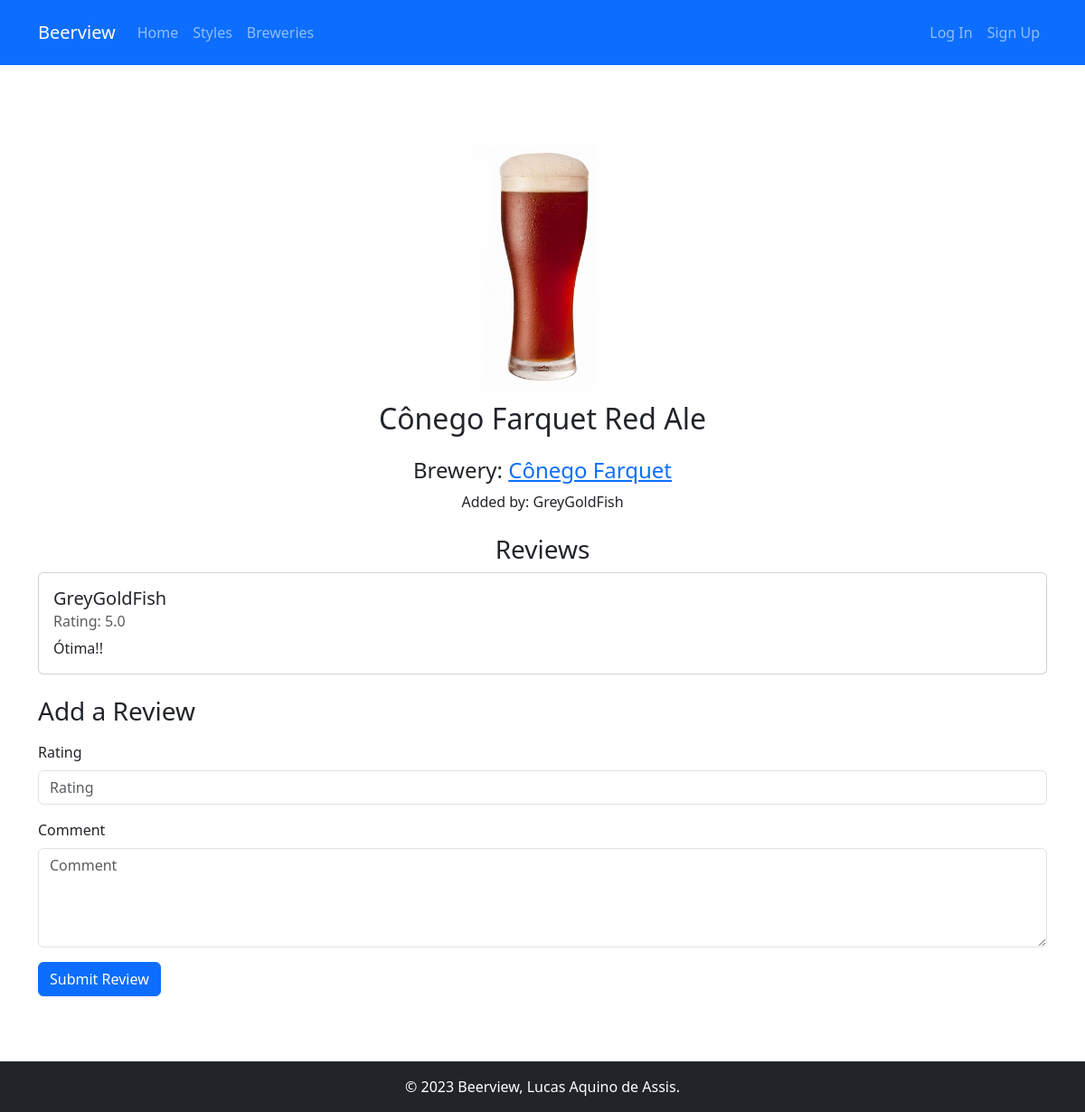
/beer/1/, run on an earlier commit of the app's database.
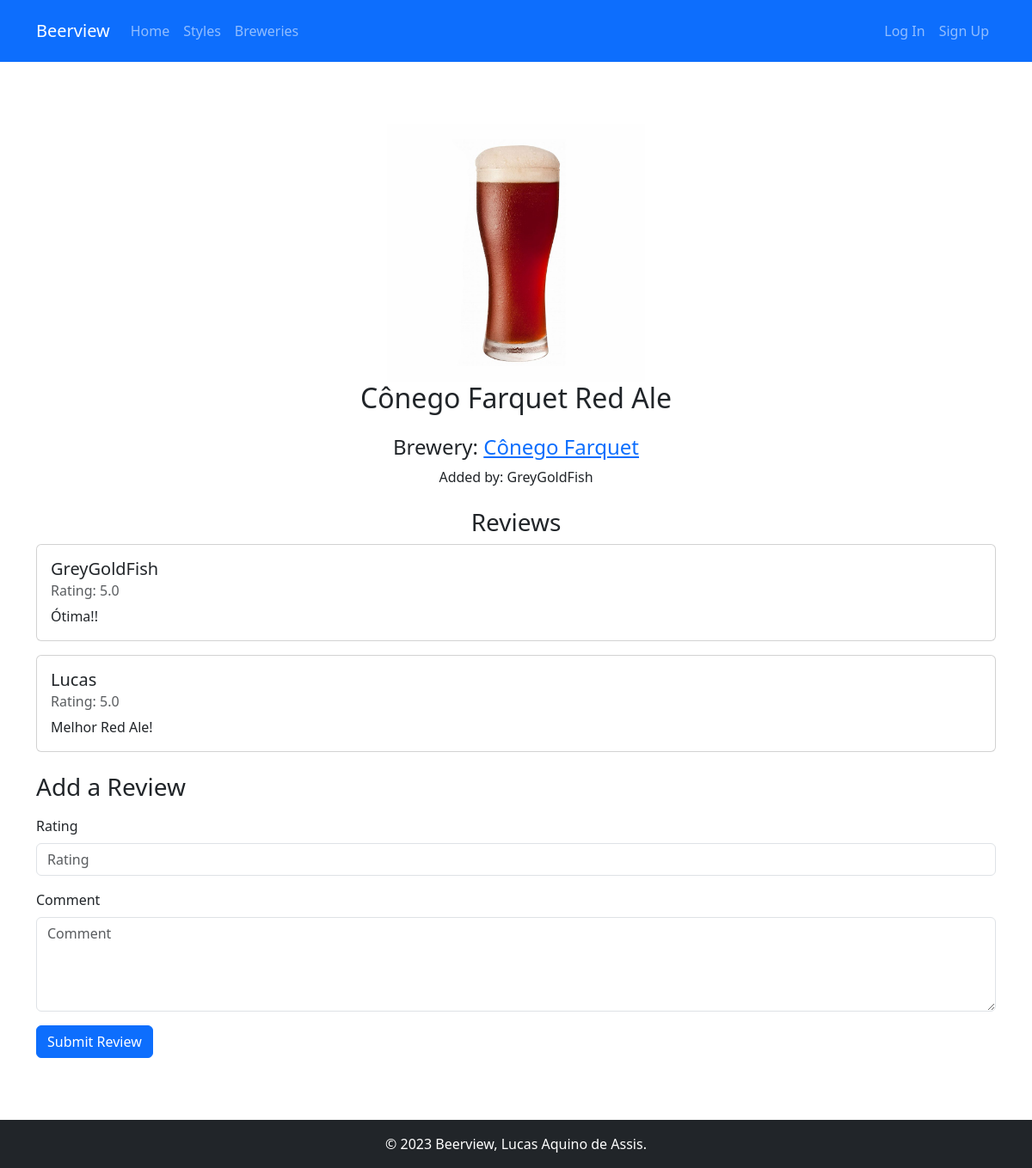
And on a later commit of the database.
### beerview/models.py (models this page shows, shortened)
class Beer(models.Model):
    name = models.CharField(max_length=200)
    picture = models.ImageField(upload_to='beers/pictures/')
    brewery = models.ForeignKey(
        Brewery,
        on_delete=models.CASCADE,
        related_name="beers"
    )
    user = models.ForeignKey(
        'auth.User',
        on_delete=models.SET_NULL,
        null=True
    )
    style = models.ForeignKey(
        BeerStyle,
        on_delete=models.SET_NULL,
        null=True,
        related_name="beers"
    )
    abv = models.DecimalField(
        _("ABV"),
        max_digits=3,
        decimal_places=1,
        help_text=_("Alcohol By Volume"),
        validators=[MinValueValidator(Decimal('0.00'))]
    )
    ibu = models.PositiveIntegerField(
        _("IBU"),
        null=True,
        blank=True,
        help_text=_("International Bitterness Units")
    )
    srm = models.PositiveIntegerField(
        _("SRM"),
        null=True,
        blank=True,
        help_text=_("Standard Reference Method - color")
    )
    description = models.TextField(blank=True)

class Brewery(models.Model):
    name = models.CharField(max_length=255)
    picture = models.ImageField(upload_to='breweries/pictures/')
    address = models.OneToOneField(
        Address,
        on_delete=models.CASCADE
    )
    user = models.ForeignKey(
        'auth.User',
        on_delete=models.SET_NULL,
        null=True
    )
    class Meta:
        verbose_name_plural = "breweries"

class Review(models.Model):
    date_created = models.DateTimeField(auto_now_add=True)
    beer = models.ForeignKey(
        Beer,
        on_delete=models.CASCADE,
        related_name="reviews"
    )
    user = models.ForeignKey(
        'auth.User',
        on_delete=models.SET_NULL,
        null=True
    )
    rating = models.DecimalField(
        max_digits=2,
        decimal_places=1,
        validators=[
            MinValueValidator(Decimal('0.00')),
            MaxValueValidator(Decimal('5.00'))
            ]
    )
    comment = models.TextField()

### beerview/views.py (the view)
# urls.py: path('beer/<int:beer_id>/', views.beer_details, name='beer_details'),
def beer_details(request, beer_id):
    beer = get_object_or_404(Beer, pk=beer_id)
    reviews = beer.reviews.all()
    if request.method == "POST":
        form = ReviewForm(request.POST)
        if form.is_valid():
            review = form.save(commit=False)
            review.beer = beer
            review.user = request.user  # Assuming the user is authenticated
            review.save()
            return redirect('beer_details', beer_id=beer.id)
    else:
        form = ReviewForm()
    return render(request, 'beerview/beer_details.html', {'beer': beer, 'reviews': reviews, 'form': form})

### beerview/forms.py (shortened to what this page needs)
class ReviewForm(forms.ModelForm):
    class Meta:
        model = Review
        fields = ['rating', 'comment']
        widgets = {
            'rating': forms.NumberInput(attrs={
                'step': '0.1',
                'min': '0',
                'max': '5',
                'class': 'form-control',  # Bootstrap class
            }),
            'comment': forms.Textarea(attrs={
                'rows': 4,
                'cols': 40,
                'class': 'form-control'  # Bootstrap class
            }),
        }

### beerview/templates/beerview/beer_details.html (shortened to what this page needs)
{% extends 'base_generic.html' %}
{% load django_bootstrap5 %}
{% block content %}
<div class="py-5">
    {% if beer.picture %}
    <div class="text-center">
        <img src="{{ beer.picture.url }}" alt="{{ beer.name }}" style="max-width: 300px; height: auto;">
    </div>
    {% endif %}
    <h2 class="text-center mb-4">{{ beer.name }}</h2>
    <div class="text-center mt-3">
        <h4>Brewery: <a href="{% url 'brewery_details' beer.brewery.id %}">{{ beer.brewery.name }}</a></h4>
        <p>Added by: {{ beer.user.username }}</p>
    </div>
    <h3 class="text-center mt-4">Reviews</h3>
    {% for review in reviews %}
        <div class="card mb-3">
            <div class="card-body">
                <h5 class="card-title">{{ review.user.username }}</h5>
                <h6 class="card-subtitle mb-2 text-muted">Rating: {{ review.rating }}</h6>
                <p class="card-text">{{ review.comment }}</p>
            </div>
        </div>
    {% endfor %}
    <div class="mt-4">
        <h3>Add a Review</h3>
        <form method="post" class="mt-3">
            {% bootstrap_form form %}
            {% bootstrap_button button_type="submit" content="Submit Review" %}
        </form>
    </div>
</div>
{% endblock %}

### beerview/templates/base_generic.html (shortened to what this page needs)
{% load django_bootstrap5 %}
<!DOCTYPE html>
<html lang="en">
<head>
    {% bootstrap_css %}
</head>
<body>
<header class="bg-primary py-2">
    <nav class="navbar navbar-expand-lg navbar-dark bg-primary">
        <div class="container">
            <a class="navbar-brand" href="{% url 'index' %}">Beerview</a>
            <div class="collapse navbar-collapse" id="navbarNav">
                <ul class="navbar-nav">
                    <li class="nav-item">
                        <a class="nav-link {% if request.path == '/' %}active{% endif %}" href="{% url 'index' %}">Home</a>
                    </li>
                    <li class="nav-item">
                        <a class="nav-link {% if request.path == '/beer_styles/' %}active{% endif %}" href="{% url 'beer_styles' %}">Styles</a>
                    </li>
                    <li class="nav-item">
                        <a class="nav-link {% if request.path == '/breweries/' %}active{% endif %}" href="{% url 'breweries' %}">Breweries</a>
                    </li>
                </ul>
                <ul class="navbar-nav ms-auto">
                    {% if user.is_authenticated %}
                        <li class="nav-item">
                            <a class="nav-link" href="#">{{ user.username|capfirst }}</a>
                        </li>
                        <li class="nav-item">
                            <a class="nav-link" href="{% url 'logout' %}">Logout</a>
                        </li>
                        {% if user.is_staff %}
                        {% endif %}
                    {% else %}
                        <li class="nav-item">
                            <a class="nav-link" href="{% url 'login' %}">Log In</a>
                        </li>
                        <li class="nav-item">
                            <a class="nav-link" href="{% url 'register' %}">Sign Up</a>
                        </li>
                    {% endif %}
                </ul>
            </div>
        </div>
    </nav>
</header>
<main class="container mt-4">
    {% block content %}
    {% endblock %}
</main>
<footer class="bg-dark text-white text-center py-3 mt-4">
    <div class="container">
        &copy; {% now "Y" %} Beerview, Lucas Aquino de Assis.
    </div>
</footer>
</body>
</html>

What changed in the data, as far as the page shows it:
added Review: user.username "Lucas", rating "5.0", comment "Melhor Red Ale!"
